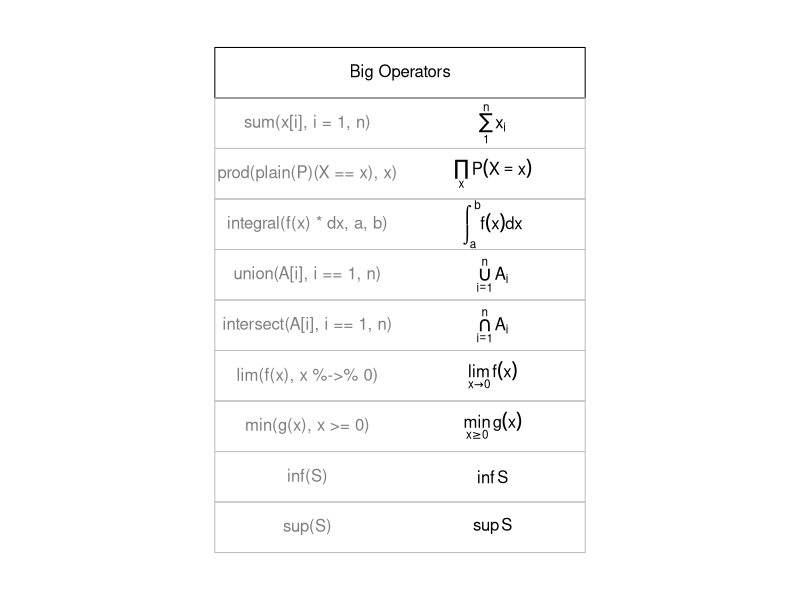
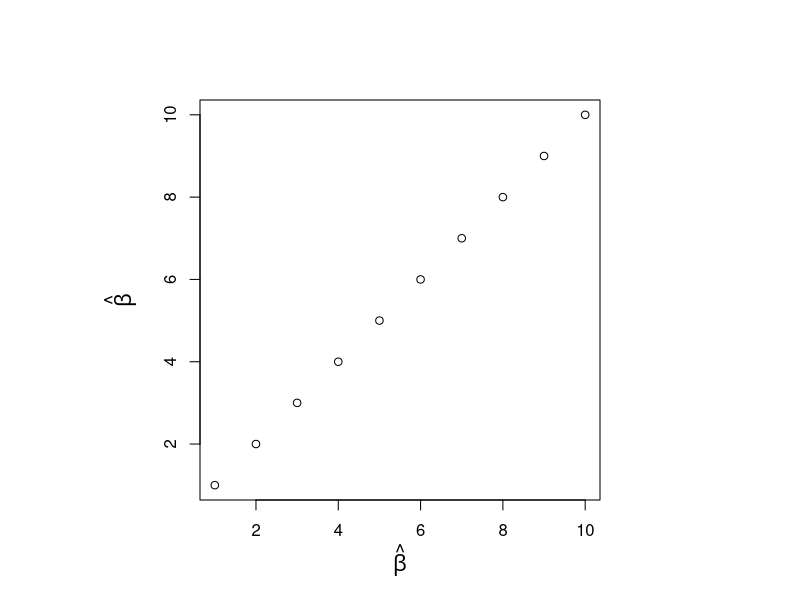

Recreate these plots in R, in order.
## ---- chunk 1
knitr::opts_chunk$set(
  collapse = TRUE,
  comment = "#>",
  fig.height = 8,
  fig.width = 8
)
## ---- chunk 2
make.table <- function(nr, nc) {
  savepar <- par(mar=rep(0, 4), pty="s")
  plot(c(0, nc*2 + 1), c(0, -(nr + 1)),
       type="n", xlab="", ylab="", axes=FALSE)
  savepar
}

get.r <- function(i, nr) {
  i %% nr + 1
}

get.c <- function(i, nr) {
  i %/% nr + 1
}

draw.title.cell <- function(title, i, nr) {
  r <- get.r(i, nr)
  c <- get.c(i, nr)
  text(2*c - .5, -r, title)
  rect((2*(c - 1) + .5), -(r - .5), (2*c + .5), -(r + .5))
}

draw.plotmath.cell <- function(expr, i, nr, string = NULL) {
  r <- get.r(i, nr)
  c <- get.c(i, nr)
  if (is.null(string)) {
    string <- deparse(expr)
    string <- substr(string, 12, nchar(string) - 1)
  }
  text((2*(c - 1) + 1), -r, string, col="grey50")
  text((2*c), -r, expr, adj=c(.5,.5))
  rect((2*(c - 1) + .5), -(r - .5), (2*c + .5), -(r + .5), border="grey")
}

# Need fewer, taller rows and fewer, wider columns for big operators ...
nr <- 10
nc <- 1
make.table(nr, nc)
i <- 0
draw.title.cell("Big Operators", i, nr); i <- i + 1
draw.plotmath.cell(expression(sum(x[i], i=1, n)), i, nr); i <- i + 1
draw.plotmath.cell(expression(prod(plain(P)(X == x), x)), i, nr); i <- i + 1
draw.plotmath.cell(expression(integral(f(x) * dx, a, b)), i, nr); i <- i + 1
draw.plotmath.cell(expression(union(A[i], i==1, n)), i, nr); i <- i + 1
draw.plotmath.cell(expression(intersect(A[i], i==1, n)), i, nr); i <- i + 1
draw.plotmath.cell(expression(lim(f(x), x %->% 0)), i, nr); i <- i + 1
draw.plotmath.cell(expression(min(g(x), x >= 0)), i, nr); i <- i + 1
draw.plotmath.cell(expression(inf(S)), i, nr); i <- i + 1
draw.plotmath.cell(expression(sup(S)), i, nr); i <- i + 1
## ---- chunk 3
par(mar = c(5, 5, 5, 5), cex.lab = 1.3)
plot(1:10, xlab = expression(hat(beta)), ylab = expression(hat(beta)))
